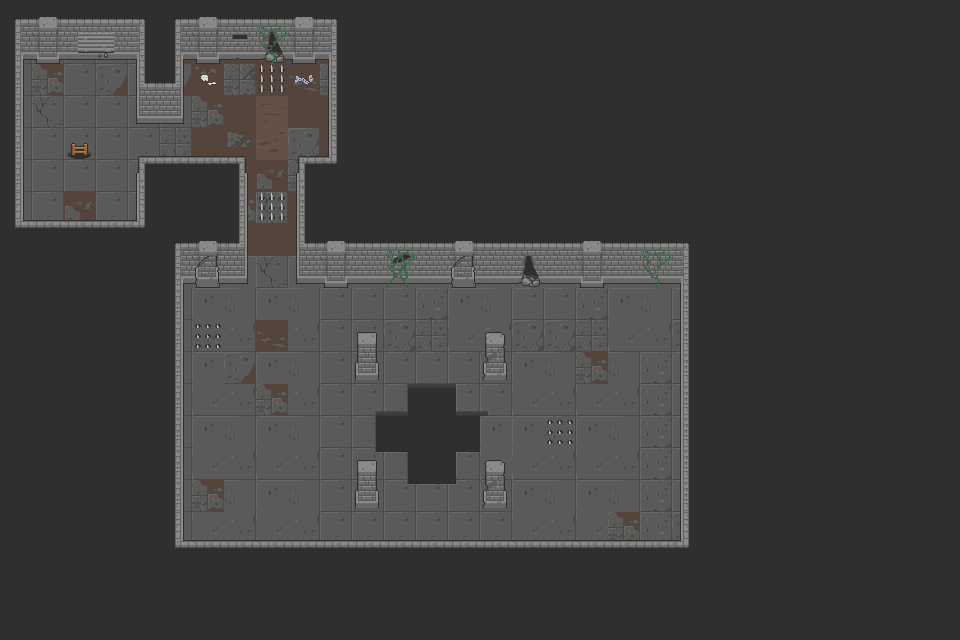

The image is a tile-based game level rendered from a .tmx file. Its description and source (layers, tilesets, objects; grid data summarised) follow:
An orthogonal 30x20 tile map with 32x32 px tiles, 8 tile layers (Empty, Background, Ground, Walls, ...) and 26 objects.

<map version="1.5" tiledversion="1.7.2" orientation="orthogonal" renderorder="right-down" width="30" height="20" tilewidth="32" tileheight="32" infinite="0" nextlayerid="25" nextobjectid="33">
 <tileset firstgid="1" source="../Tiles/Dungeon_Tileset.tsx" />
 <layer id="23" name="Empty" width="30" height="20">
  <data>[600 cells, 600 non-empty, 1 distinct tile ids]</data>
 </layer>
 <layer id="16" name="Background" width="30" height="20">
  <data>[600 cells, 256 non-empty, 2 distinct tile ids]</data>
 </layer>
 <layer id="17" name="Ground" width="30" height="20">
  <data>[600 cells, 204 non-empty, 41 distinct tile ids]</data>
 </layer>
 <layer id="18" name="Walls" width="30" height="20">
  <data>[600 cells, 136 non-empty, 31 distinct tile ids]</data>
 </layer>
 <layer id="19" name="Doors" width="30" height="20">
  <data>[600 cells, 2 non-empty, 2 distinct tile ids]</data>
 </layer>
 <layer id="21" name="Traps" width="30" height="20">
  <data>[600 cells, 4 non-empty, 2 distinct tile ids]</data>
 </layer>
 <layer id="22" name="Decor" width="30" height="20">
  <data>[600 cells, 18 non-empty, 11 distinct tile ids]</data>
 </layer>
 <layer id="20" name="Object" width="30" height="20">
  <data>[600 cells, 1 non-empty, 1 distinct tile ids]</data>
 </layer>
 <objectgroup id="24" name="Collisions">
  <object id="5" x="16" y="16.6667" width="129.333" height="47.3333" />
  <object id="7" x="14" y="64" width="8.66667" height="164" />
  <object id="8" x="14" y="220.667" width="130.667" height="8" />
  <object id="10" x="128" y="160" width="16.6667" height="68" />
  <object id="11" x="129.333" y="156.667" width="114.667" height="6.66667" />
  <object id="12" x="236.667" y="155.333" width="8.66667" height="92" />
  <object id="13" x="138" y="62.6667" width="6.66667" height="60" />
  <object id="14" x="138.667" y="84" width="44.6667" height="40" />
  <object id="15" x="176" y="20" width="6.66667" height="64.6667" />
  <object id="16" x="175.333" y="18" width="160" height="43.3333" />
  <object id="17" x="330" y="60.6667" width="6.66667" height="102.667" />
  <object id="18" x="299.333" y="154.667" width="37.3333" height="10" />
  <object id="19" x="298.667" y="154" width="6" height="128" />
  <object id="20" x="298" y="242" width="390" height="42" />
  <object id="21" x="324.667" y="538.667" width="363.333" height="9.33333" />
  <object id="22" x="175.333" y="274.667" width="7.33333" height="272" />
  <object id="23" x="183.333" y="556" />
  <object id="24" x="175.333" y="538.667" width="150.667" height="8.66667" />
  <object id="25" x="680.667" y="283.333" width="8" height="259.333" />
  <object id="26" x="175.333" y="242.667" width="69.3333" height="41.3333" />
  <object id="27" x="372.667" y="382" width="122" height="104" />
  <object id="28" x="353.333" y="331.333" width="26" height="48" />
  <object id="29" x="482" y="329.333" width="25.3333" height="50" />
  <object id="30" x="352" y="458.667" width="27.3333" height="48.6667" />
  <object id="31" x="482.667" y="458.667" width="24" height="50" />
  <object id="32" x="426" y="422.667" height="0.666667" />
 </objectgroup>
</map>
